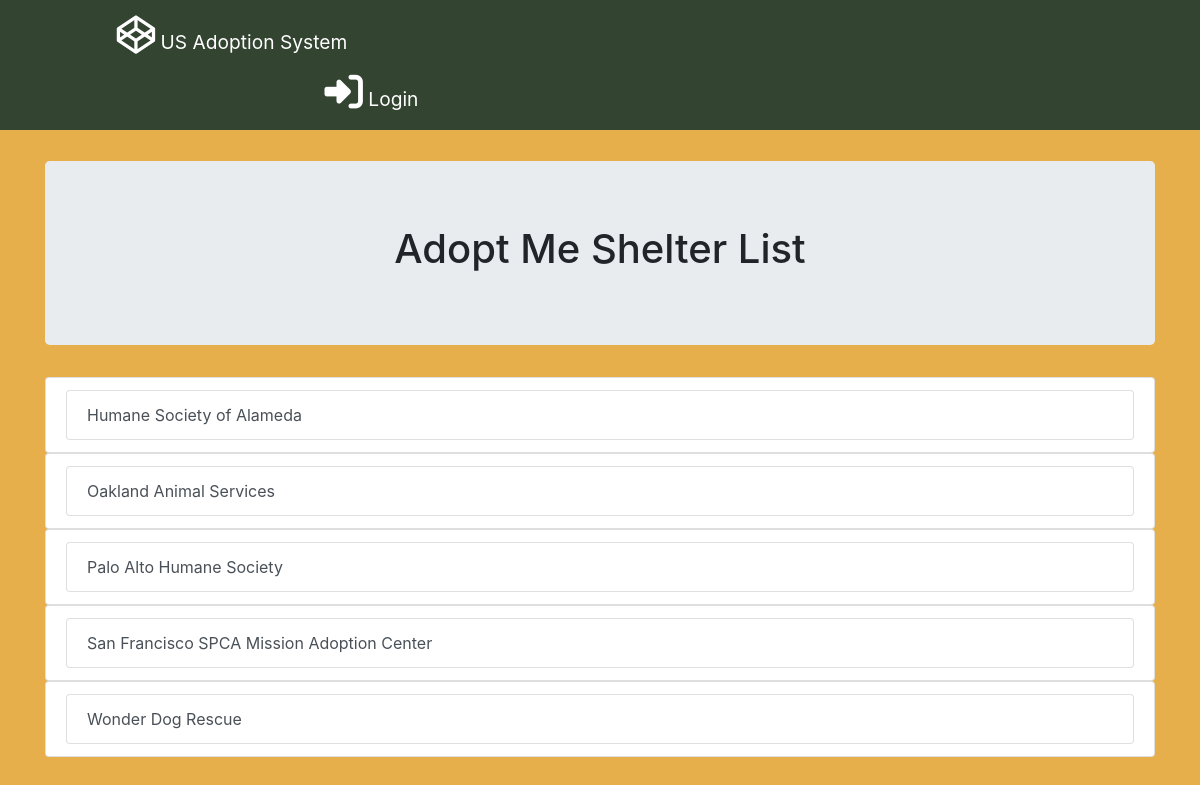
Page /shelters/ on the earlier database version.
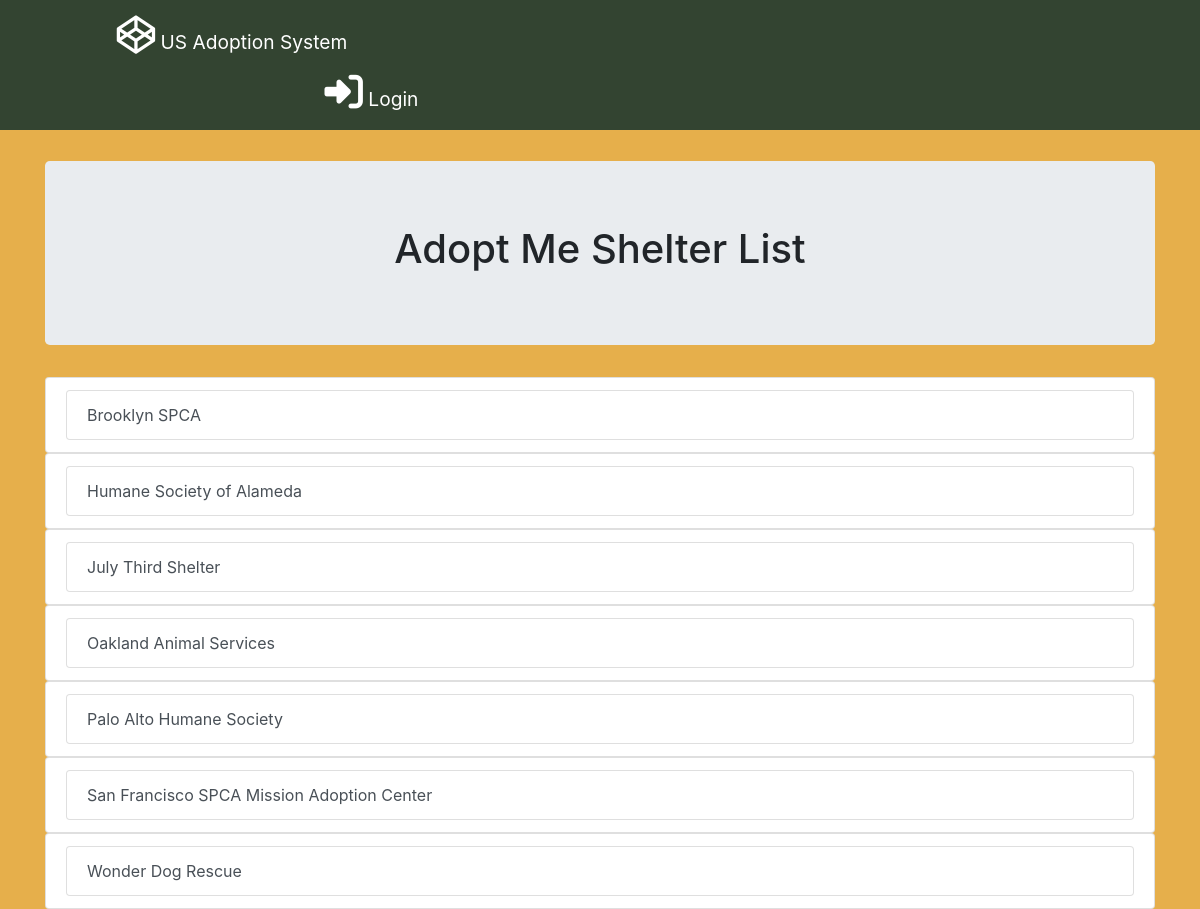
Same page on the later database version.
### database_setup.py (models this page shows, shortened)
class Shelter(Base):
    __tablename__ = 'shelter'
    id = Column(Integer, primary_key = True)
    name =Column(String(80), nullable = False)
    address = Column(String(250))
    city = Column(String(80))
    state = Column(String(20))
    zipCode = Column(String(5))
    website = Column(String)
    user_id = Column(Integer, ForeignKey('user.id'))
    user = relationship(User)

### project.py (the view)
@app.route('/')
@app.route('/shelters/')
def allShelterList():
    allshelter = session.query(Shelter).order_by(asc(Shelter.name))
    if 'username' not in login_session:
        return render_template(
            'publicshelterlist.html',
            allshelter=allshelter)
    else:
        return render_template('allshelterlist.html', allshelter=allshelter)

### templates/publicshelterlist.html
{% extends "main.html" %}
{% block content %}
{% include "carousel.html" %}
<section class="jumbotron text-center" id="jumbotron-main">
	<div class="container">
		<h1 class="jumbotron-heading ">Adopt Me Shelter List</h1>
	</div>
</section>
	{% for i in allshelter %}
 <ul class="list-group">
	 <li class="list-group-item"><a href="{{url_for('shelterList', shelter_id=i.id)}}" class="list-group-item list-group-item-action">{{i.name}}</a>
	 </li>
</ul>
{% endfor %}
</div>
{% endblock %}

### templates/main.html (shortened to what this page needs)
<!DOCTYPE html>
<html lang="en">
    <head>
        <link rel="stylesheet" href="https://maxcdn.bootstrapcdn.com/bootstrap/4.0.0-alpha.6/css/bootstrap.min.css">
        <link rel=stylesheet type=text/css href="{{ url_for('static', filename='styles.css') }}">
    </head>
	<body class="body-adj">
        <nav class="navbar fixed-top">
            <ul class="nav justify-content-end ">
                <li class="nav-item col-md-10">
                    <a class="nav-link active float-left" href="{{url_for('allShelterList')}}">
                    <i class="fa fa-codepen fa-2x" aria-hidden="true"></i> US Adoption System</a>
                </li>
                {% if 'username' not in session %}
			    <li class="nav-item ">
                    <a class="nav-link active" href="{{url_for('showLogin')}}">
                    <i class="fa fa-sign-in fa-2x" aria-hidden="true"></i> Login</a>
                </li>
			{% else %}
            	<li class="nav-item ">
                    <a class="nav-link active" href="{{url_for('disconnect')}}">
                    <i class="fa fa-sign-out fa-2x" aria-hidden="true"></i> Logout</a>
                </li>
			{% endif %}
        </ul>
        </nav>
		<div class="container">
			{% block content %}
			{% endblock %}
		</div>
	</body>
</html>

### templates/carousel.html (shortened to what this page needs)
<div id="carouselExampleIndicators" class="carousel slide" data-ride="carousel">
  <ol class="carousel-indicators">
    <li data-target="#carouselExampleIndicators" data-slide-to="0" class="active"></li>
    <li data-target="#carouselExampleIndicators" data-slide-to="1"></li>
  </ol>
  <div class="carousel-inner" role="listbox">
    <div class="carousel-item active">
      <div class="carousel-caption d-none d-md-block">
      <h1>Welcome to US Adoptoin System</h1>
    </div>
    </div>
  <a class="carousel-control-prev" href="#carouselExampleIndicators" role="button" data-slide="prev">
  </a>
  <a class="carousel-control-next" href="#carouselExampleIndicators" role="button" data-slide="next">
  </a>
</div>

### static/styles.css (style rules this page uses)
.navbar { background-color:#334431 ; }
.nav-link { color: white; font-size: 1.2em; }
#jumbotron-main { margin-top: 30px; }
.body-adj { background-color: #e6af4b; }
.carousel-item.active, .carousel-item-next, .carousel-item-prev { display: block; }
.carousel { margin-top: 107px; }
.carousel-caption { position: absolute; left:0; width:25%; top:2%; margin-left:5%; }

Differences in the rows shown:
added Shelter: name "Brooklyn SPCA"
added Shelter: name "July Third Shelter"
